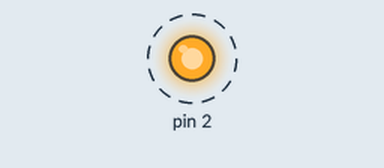
Recording of a sketch running on a simulated Arduino Uno, built with avr-gcc and run on an emulated ATmega328P. Shown: output pins drawn as LEDs (lit = HIGH). Dashed ring = blinking.

Above: at 0.5 s.
Timing chart, 0 to 4.6 s (numbered marks = the images above):
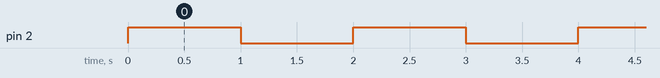

Measured:
- by itself, pin 2: alternates HIGH for 1.0 s and LOW for 1.0 s

The sketch:

3_4_loop_1.ino
```cpp
// C++ code
//
void setup()
{
  pinMode(2,OUTPUT);
}

void loop()
{
 digitalWrite(2,1);
  delay(1000);
  digitalWrite(2,0);
  delay(1000);
  //1초 간격으로 LED가 깜빡이게 된다.
}
```
